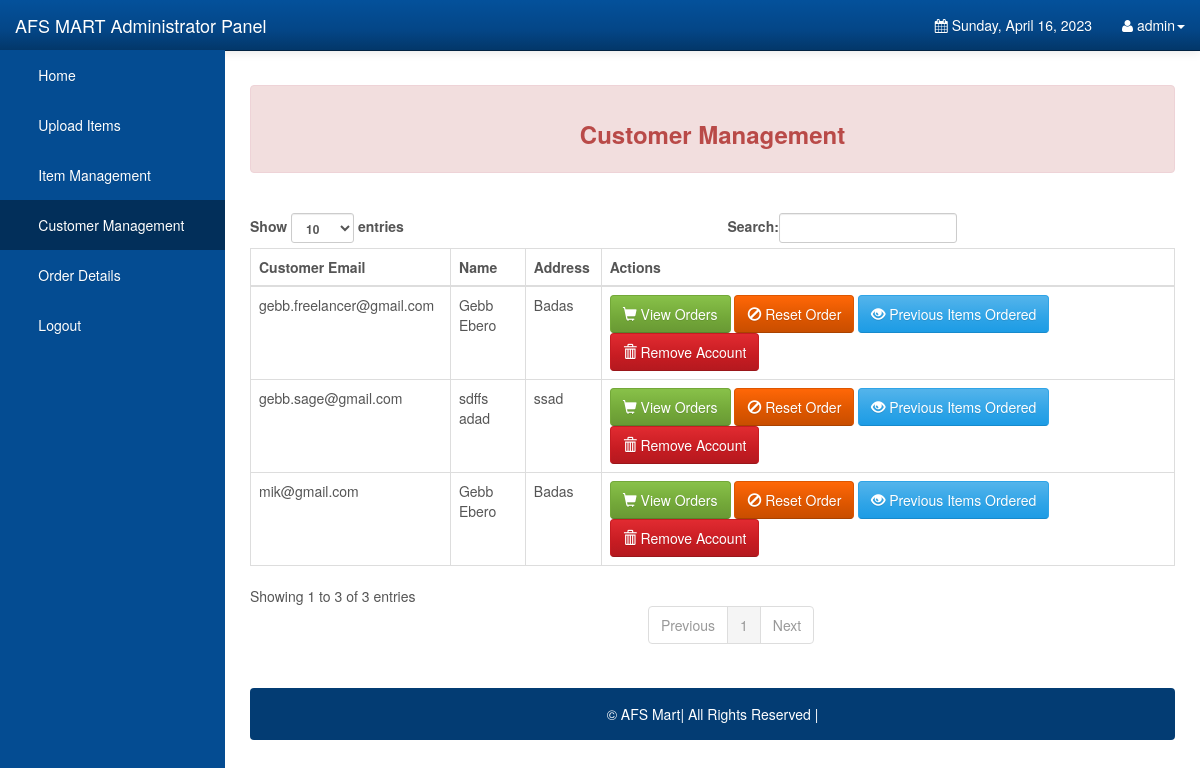
The page /Admin/customers.php (signed in) on the database its author committed.
### tables this page shows
CREATE TABLE `users` (
  `user_id` int(11) NOT NULL AUTO_INCREMENT,
  `user_email` varchar(1000) NOT NULL,
  `user_password` varchar(1000) NOT NULL,
  `user_firstname` varchar(1000) NOT NULL,
  `user_lastname` varchar(1000) NOT NULL,
  `user_address` varchar(1000) NOT NULL,
  PRIMARY KEY (`user_id`)
);

### Admin/customers.php (the view, shortened to what this page needs)
<!DOCTYPE html>
<html lang="en">
<head>
    <link rel="stylesheet" type="text/css" href="bootstrap/css/bootstrap.min.css" />
    <link rel="stylesheet" type="text/css" href="font-awesome/css/font-awesome.min.css" />
    <link rel="stylesheet" type="text/css" href="css/local.css" />
</head>
<body>
    <div id="wrapper">
        <nav class="navbar navbar-inverse navbar-fixed-top" role="navigation">
            <div class="navbar-header">
                <a class="navbar-brand" href="index.php">AFS MART Administrator Panel</a>
            </div>
            <div class="collapse navbar-collapse navbar-ex1-collapse">
                <ul class="nav navbar-nav side-nav">
                    <li><a href="index.php"> &nbsp; &nbsp; &nbsp; Home</a></li>
					<li><a data-toggle="modal" data-target="#uploadModal"> &nbsp; &nbsp; &nbsp; Upload Items</a></li>
					<li><a href="items.php"> &nbsp; &nbsp; &nbsp; Item Management</a></li>
					<li class="active"><a href="customers.php"> &nbsp; &nbsp; &nbsp; Customer Management</a></li>
					<li><a href="orderdetails.php"> &nbsp; &nbsp; &nbsp; Order Details</a></li>
					<li><a href="logout.php"> &nbsp; &nbsp; &nbsp; Logout</a></li>
                </ul>
                <ul class="nav navbar-nav navbar-right navbar-user">
                    <li class="dropdown messages-dropdown">
                        <a href="#"><i class="fa fa-calendar"></i>  <?php
                            $Today=date('y:m:d');
                            $new=date('l, F d, Y',strtotime($Today));
                            echo $new; ?></a>
                    </li>
                     <li class="dropdown user-dropdown">
                        <a href="#" class="dropdown-toggle" data-toggle="dropdown"><i class="fa fa-user"></i> <?php   extract($_SESSION); echo $admin_username; ?><b class="caret"></b></a>
                    </li>
                </ul>
            </div>
        </nav>
        <div id="page-wrapper">
			 <div class="alert alert-danger">
                          <center> <h3><strong>Customer Management</strong> </h3></center>
						  </div>
						  <br />
						  <div class="table-responsive">
            <table class="display table table-bordered" id="example" cellspacing="0" width="100%">
              <thead>
                <tr>
                  <th>Customer Email</th>
                  <th>Name</th>
				  <th>Address</th>
                  <th>Actions</th>
                </tr>
              </thead>
              <tbody>
			  <?php
include("config.php");
	$stmt = $DB_con->prepare('SELECT * FROM users');
	$stmt->execute();
	if($stmt->rowCount() > 0)
	{
		while($row=$stmt->fetch(PDO::FETCH_ASSOC))
		{
			extract($row);
			?>
                <tr>
                 <td><?php echo $user_email; ?></td>
				 <td><?php echo $user_firstname; ?> <?php echo $user_lastname; ?></td>
				 <td><?php echo $user_address; ?></td>
				 <td>
				 <a class="btn btn-success" href="view_orders.php?view_id=<?php echo $row['user_id']; ?>"><span class='glyphicon glyphicon-shopping-cart'></span> View Orders</a>
				  <a class="btn btn-warning" href="?order_id=<?php echo $row['user_id']; ?>" title="click for delete" onclick="return confirm('Are you sure to reset the customer items ordered?')">
				  <span class='glyphicon glyphicon-ban-circle'></span>
				  Reset Order</a>
				 <a class="btn btn-primary" href="previous_orders.php?previous_id=<?php echo $row['user_id']; ?>"><span class='glyphicon glyphicon-eye-open'></span> Previous Items Ordered</a>
                  <a class="btn btn-danger" href="?delete_id=<?php echo $row['user_id']; ?>" title="click for delete" onclick="return confirm('Are you sure to remove this customer?')">
				  <span class='glyphicon glyphicon-trash'></span>
				  Remove Account</a>
                  </td>
                </tr>
              <?php
		}
		echo "</tbody>";
		echo "</table>";
		echo "</div>";
		echo "<br />";
		echo '<div class="alert alert-default" style="background-color:#033c73;">
                       <p style="color:white;text-align:center;">
                       &copy AFS Mart| All Rights Reserved |
						</p>
                    </div>
	</div>';
		echo "</div>";
	}
?>
	<br />
	<br />
</body>
</html>

### rows shown on the page
users: user_email "gebb.freelancer@gmail.com", user_firstname "Gebb", user_lastname "Ebero", user_address "Badas"
users: user_email "gebb.sage@gmail.com", user_firstname "sdffs", user_lastname "adad", user_address "ssad"
users: user_email "mik@gmail.com", user_firstname "Gebb", user_lastname "Ebero", user_address "Badas"

### other values the page prints
$admin_username "admin"
